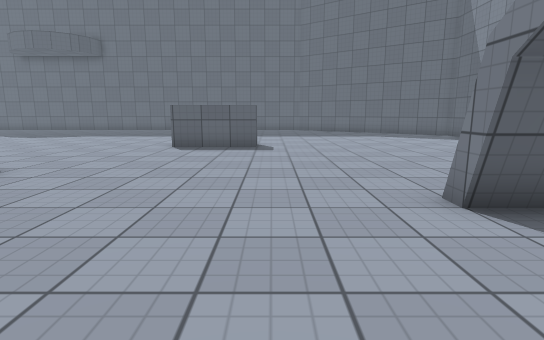
view 1 (above)

18 first-person views from a walk through a scene from a Unity 3-D project. The camera is 1.2 m above the floor, tilts 10° down and sees 80° across. The floor is counted in squares, 1 m on a side. Each view is taken from the middle of a square. On the plan, view 1 faces up. The plan holds only what a view shows up to about 14 squares ahead; the rest is blank. The place goes on beyond the plan. The player character is not drawn. Surface patterns are stand-ins for the level's own textures.

view 2
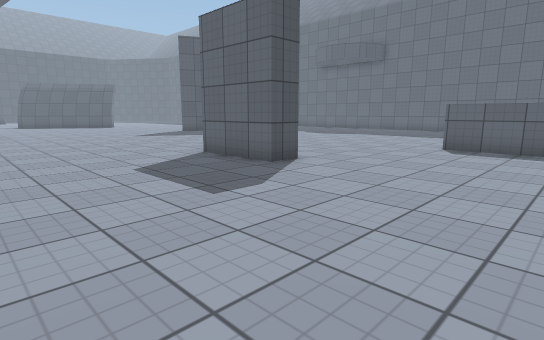

view 3
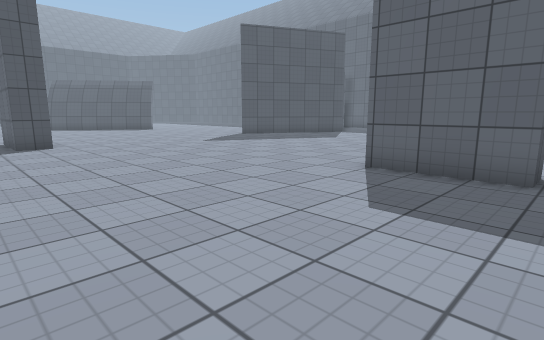

view 4
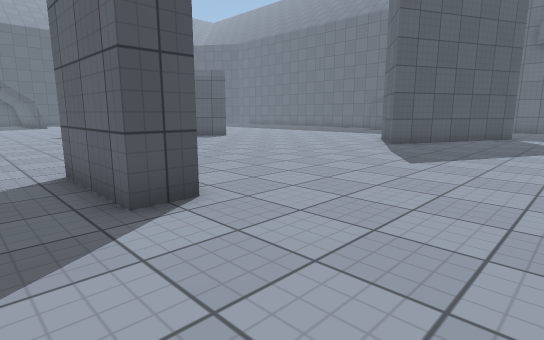

view 5
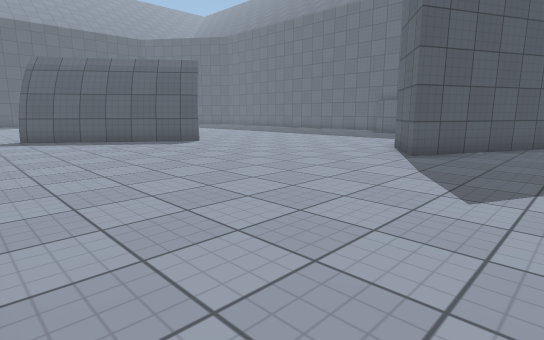

view 6
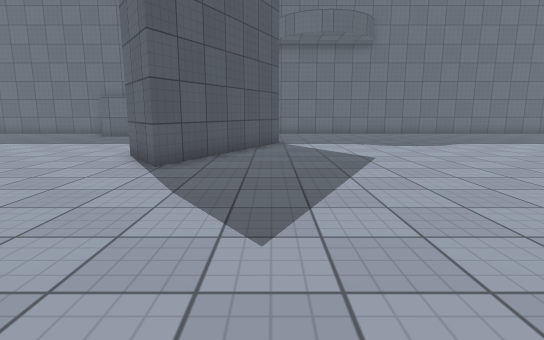

view 7
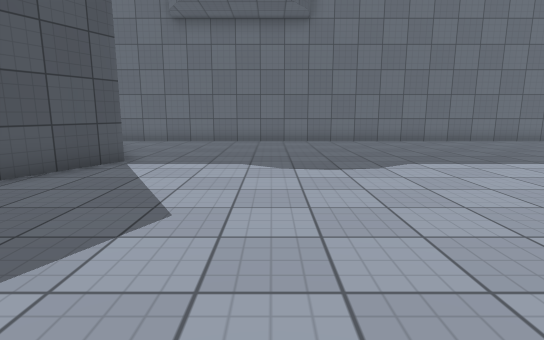

view 8
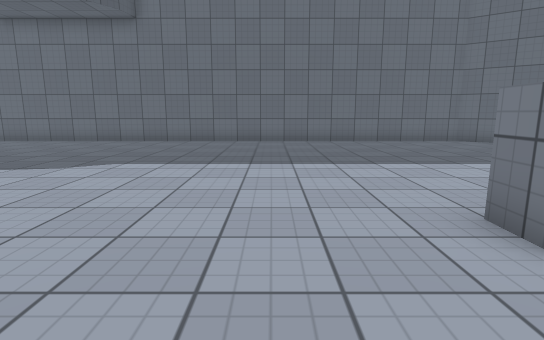

view 9
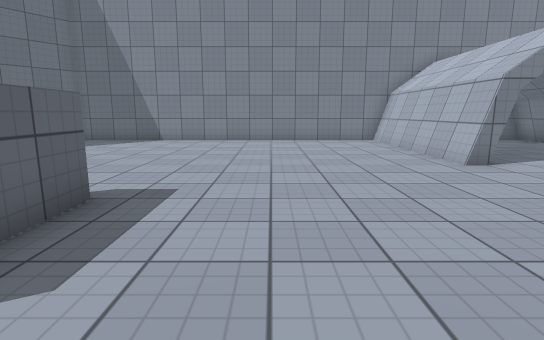

view 10
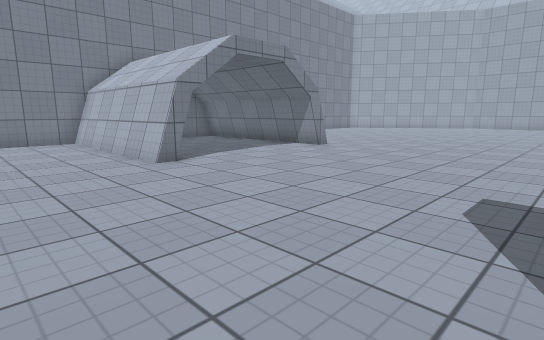

view 11
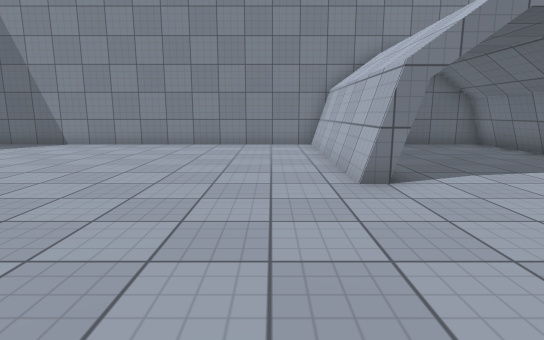

view 12
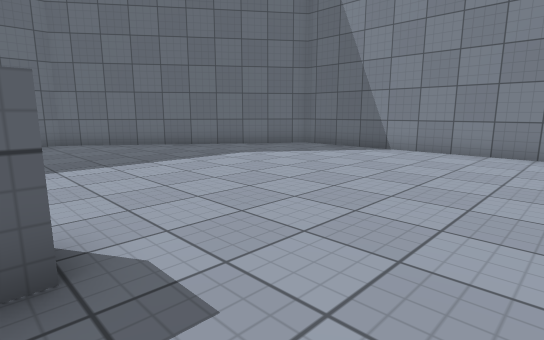

view 13
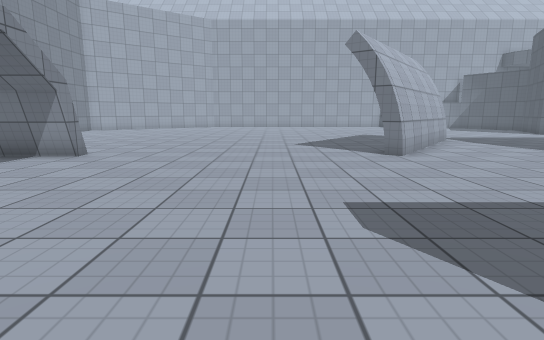

view 14
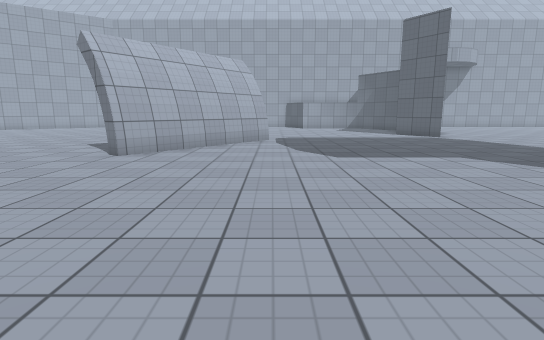

view 15
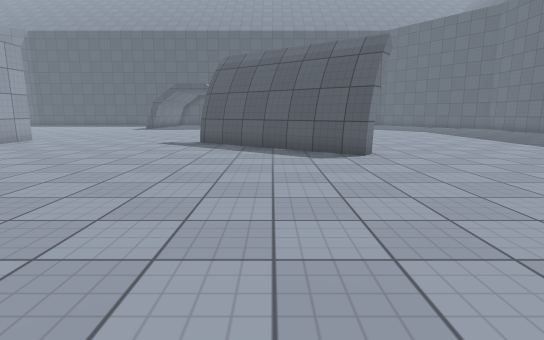

view 16
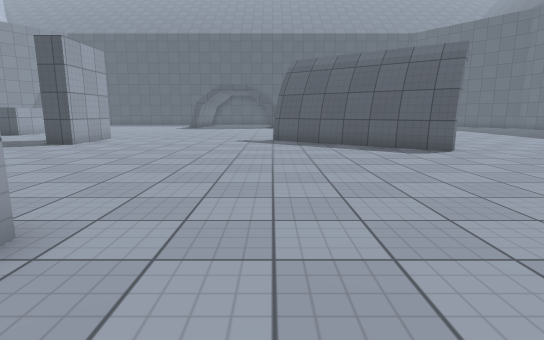

view 17
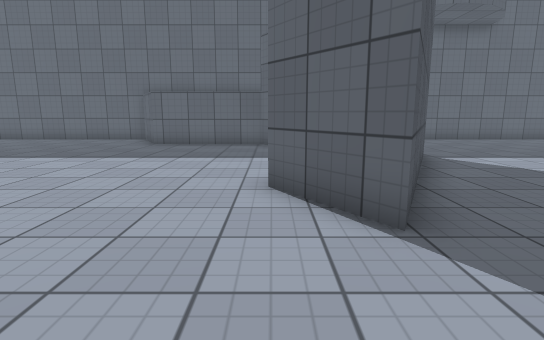

view 18
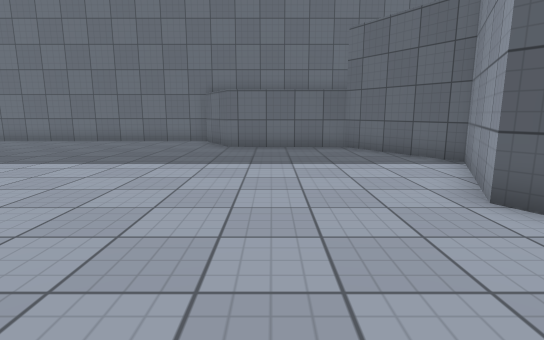

### Floor plan
Points are (right, up) in squares from view 1. A wall is a line through its corners. A room is listed if a view was taken in it or the views show most of it. See-through windows are left out.
Room 1 (views 1, 2, 3, 4, 5, 6, 7, 8, 9, 10, 11, 12, 13, 14, 15, 16, 17, 18)
walls: (-5.6, 6.6) (-5.6, 5.6) (-8.6, 5.6); (-18, 1.6) (-18, 0.5) (-21, 0.5); (-16.7, 17.1) (-19.6, 11.2) (-21.1, 13.2) (-19.2, 17) (-21.4, 20.5) (-25.6, 20.6) (-26.8, 22.9) (-33.5, 22.9); (-0.5, 11.6) (-3.6, 11.6) (-3.6, 12.6); (-10.5, -7.2) (-6.6, -2.1); (-10.2, -7.3) (-6.5, -2.2) (-6, -2.6); (2.4, 4) (9.4, 4); (3, 3.5) (2.4, 3.5) (2.4, 4.3); (3.5, 3.8) (2.4, 3.8); (-28.2, 9.7) (-32.4, 4.1); (2.4, -1.5) (9.5, -1.5); (-28.8, 10.1) (-28.4, 9.8) (-32.6, 4.2); (2.4, -2.4) (2.4, -1.9); (9.4, 4.3) (9.4, 17.4) (1.9, 22.9) (-19.5, 22.9); (9.4, -1.7) (9.4, 0.8); (-33.4, -3.6) (-30.4, -3.6) (-30.4, -4.6)
low walls: (2.4, 4.3) (9.4, 4.3); (2.4, -1.7) (5.2, -1.7); (2.4, -1.9) (4.6, -1.9); (6.2, -1.7) (9.4, -1.7)
ways out: gap at (-33, 5)

Positions as (right, up) in squares from view 1, and headings:
1: (0, 0), facing up
2: (0, 0), facing up-left
3: (-5, -1), facing up-left
4: (-14, -1), facing up-left
5: (-16, 2), facing up-left
6: (-17, 4), facing up
7: (-13, 9), facing up
8: (-6, 9), facing up
9: (-5, 9), facing right
10: (-5, 8), facing down-right
11: (-3, 6), facing right
12: (-1, 9), facing up-right
13: (-3, 7), facing down
14: (-11, 7), facing down
15: (-19, 7), facing left
16: (-18, 4), facing left
17: (-21, 8), facing up
18: (-24, 9), facing up
